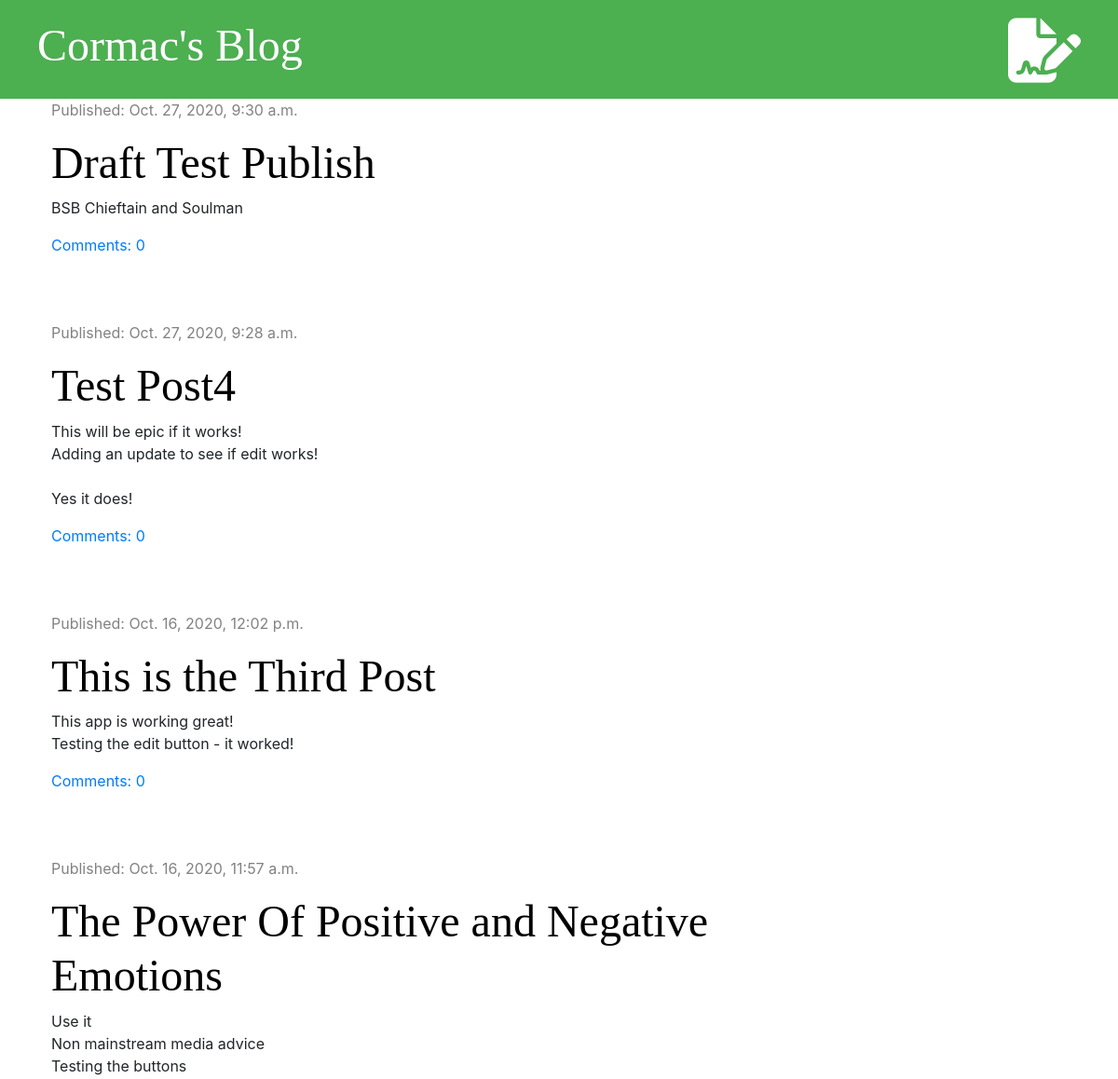
/ (upper part), run on an earlier commit of the app's database.
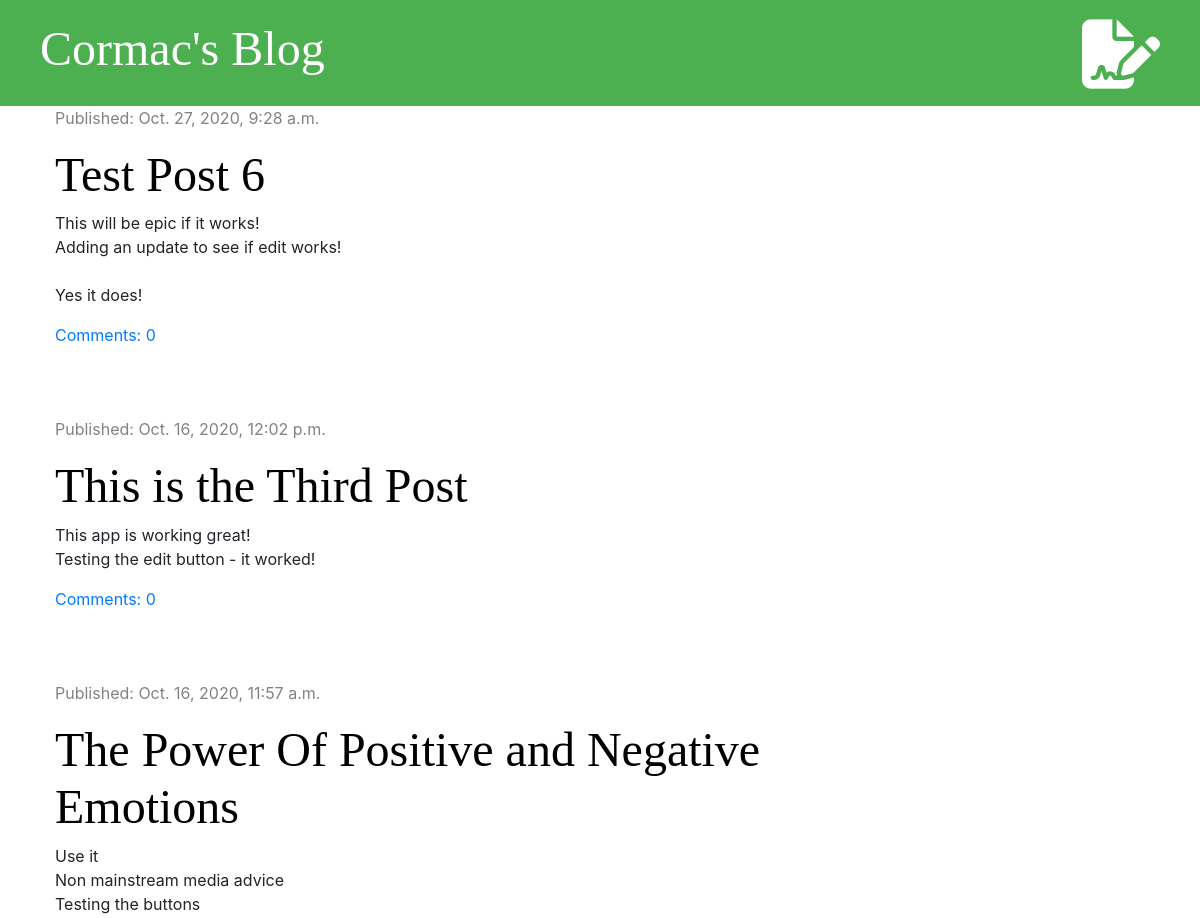
And on a later commit of the database.
### blog/models.py (models this page shows, shortened)
class Post(models.Model):
    author = models.ForeignKey('auth.User', on_delete=models.CASCADE)
    title = models.CharField(max_length=200)
    text = models.TextField()
    created_date = models.DateTimeField(default=timezone.now)
    published_date = models.DateTimeField(blank=True, null=True)
    def approved_comments(self):
        return self.comments.filter(approved=True)

### blog/views.py (the view)
# urls.py: path('', views.post_list, name='post_list'),
def post_list(request):
    posts = Post.objects.filter(published_date__lte=timezone.now()).order_by('-published_date')
    stuff_for_frontend = {'posts': posts}
    return render(request, 'blog/post_list.html', stuff_for_frontend)

### blog/templates/blog/post_list.html (shortened to what this page needs)
{% extends 'blog/base.html' %}
{% block content %}
    {% for post in posts %}
        <div class="post">
            <div class="date">
                <p>Published: {{ post.published_date }}</p>
            </div>
            <h1><a href="{% url 'post_detail' pk=post.pk %}">{{ post.title }}</a></h1>
            <p>{{ post.text|truncatechars:100|linebreaksbr }}</p>
            <a href="{% url 'post_detail' pk=post.pk %}">Comments: {{ post.approved_comments.count }}</a>
        </div>
    {% endfor %}
{% endblock %}

What changed in the data, as far as the page shows it:
no longer on this page (row edited): Post: published_date "Oct. 27, 2020, 9:30 a.m.", title "Draft Test Publish", text "BSB Chieftain and Soulman", approved_comments.count "0"
changed Post: title "Test Post4" → "Test Post 6"
